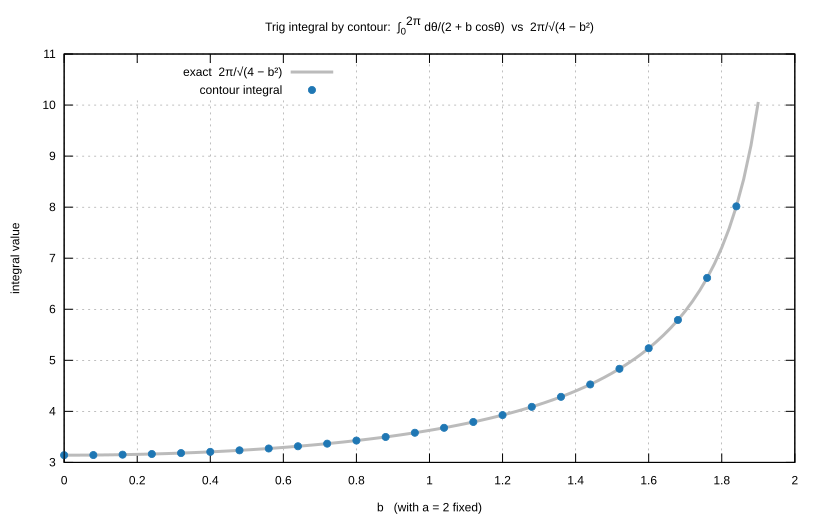

Source code (gnuplot):
set terminal svg size 820,520 background "white"
set output "plot_real_trig.svg"
set title "Trig integral by contour:  ∫_0^{2π} dθ/(2 + b cosθ)  vs  2π/√(4 − b²)"
set xlabel "b   (with a = 2 fixed)"
set ylabel "integral value"
set grid
set key top left
plot \
    "real_trig.data" u 1:3 w l lw 3 lc rgb "#bbbbbb" t "exact  2π/√(4 − b²)", \
    "real_trig.data" u 1:2 every 4 w p pt 7 ps 0.8 lc rgb "#1f77b4" t "contour integral"
